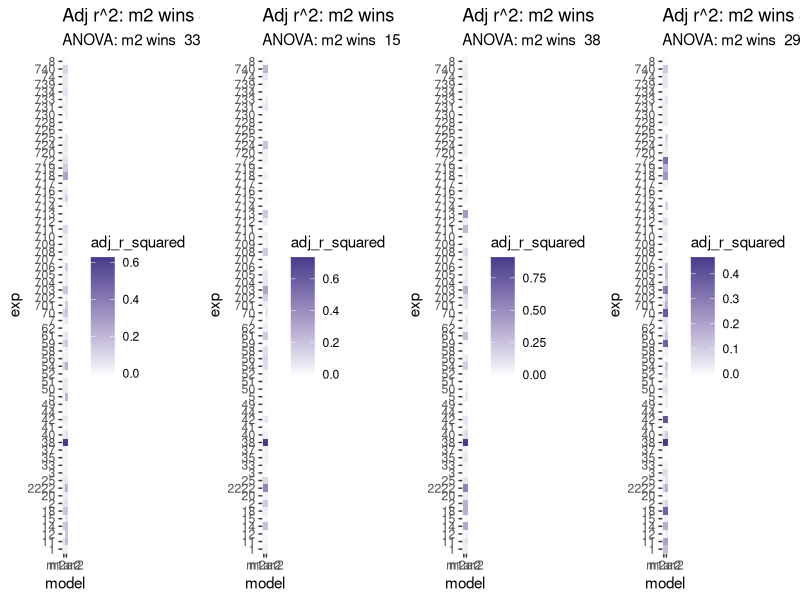
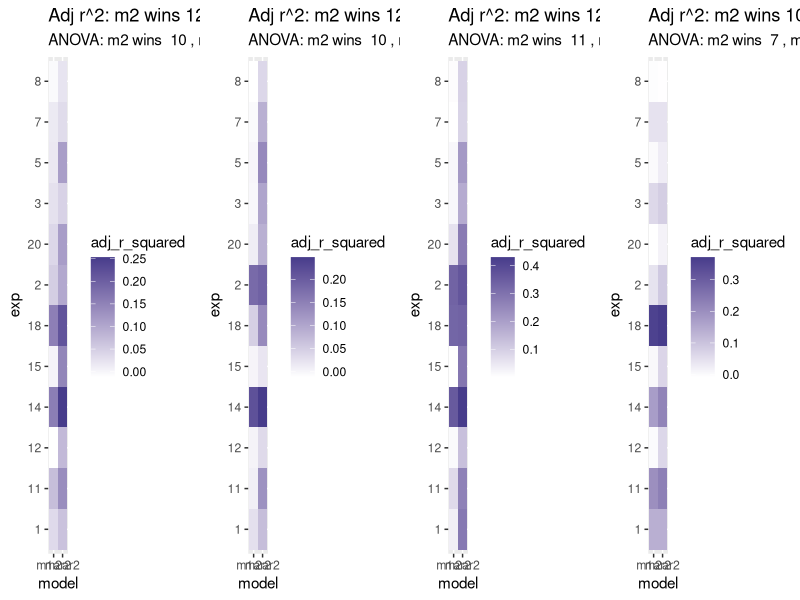
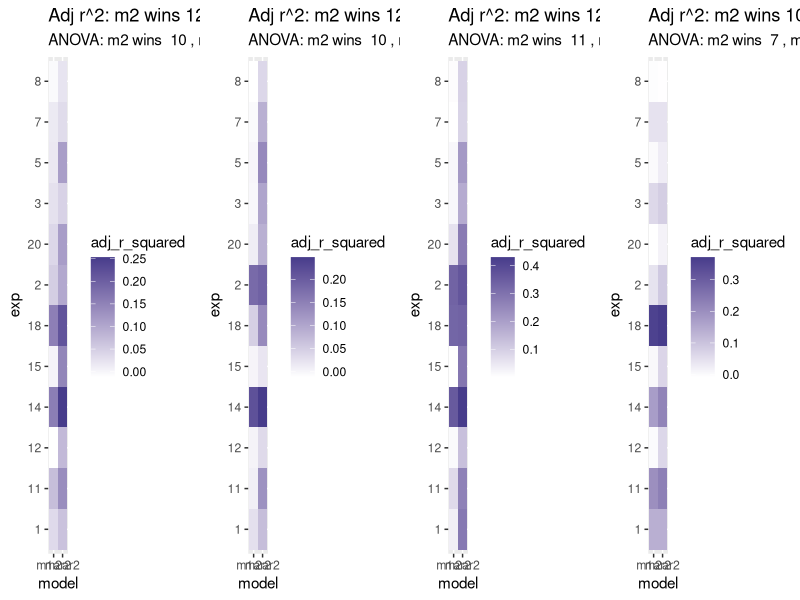
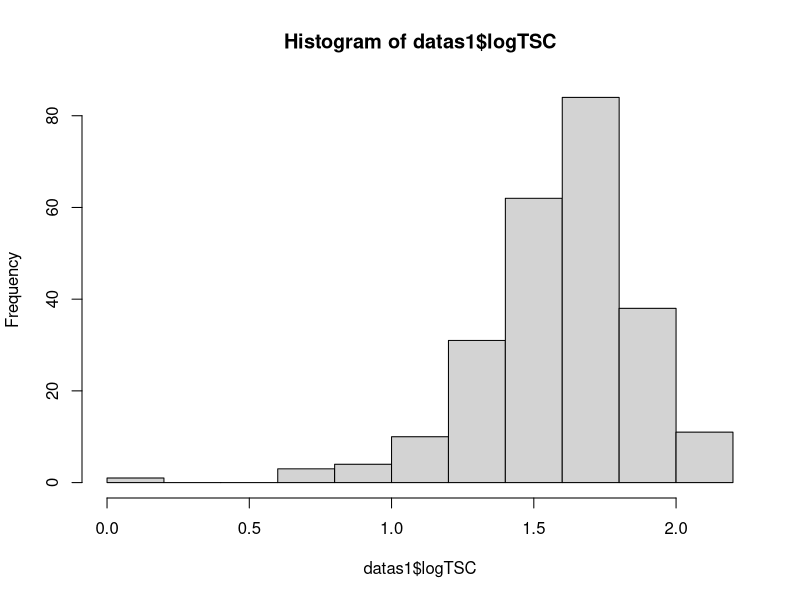
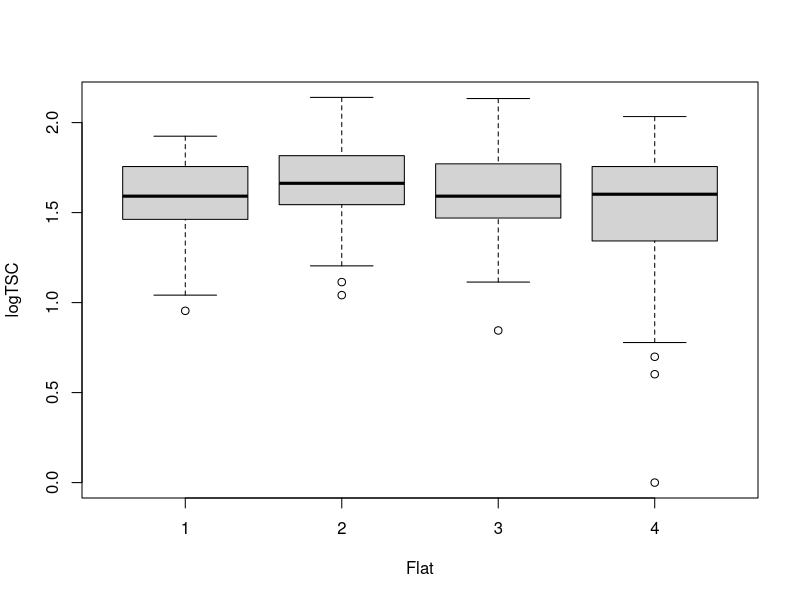
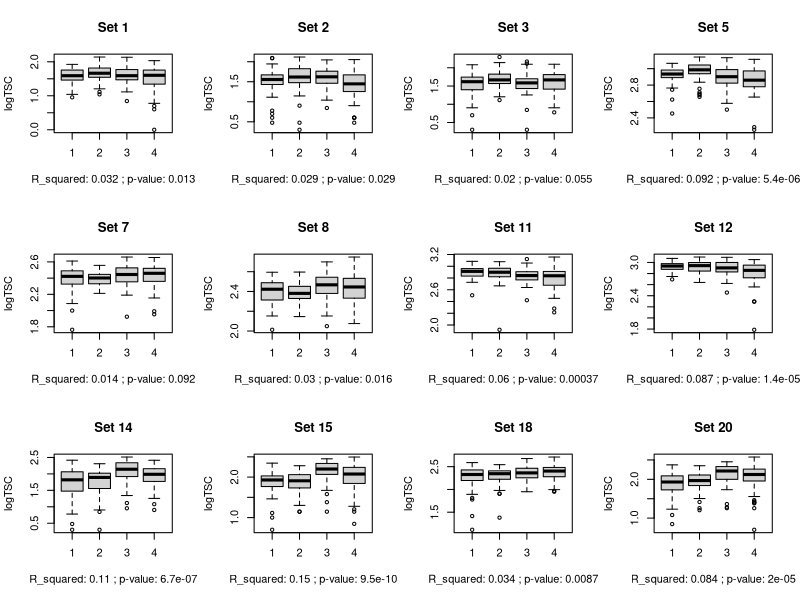
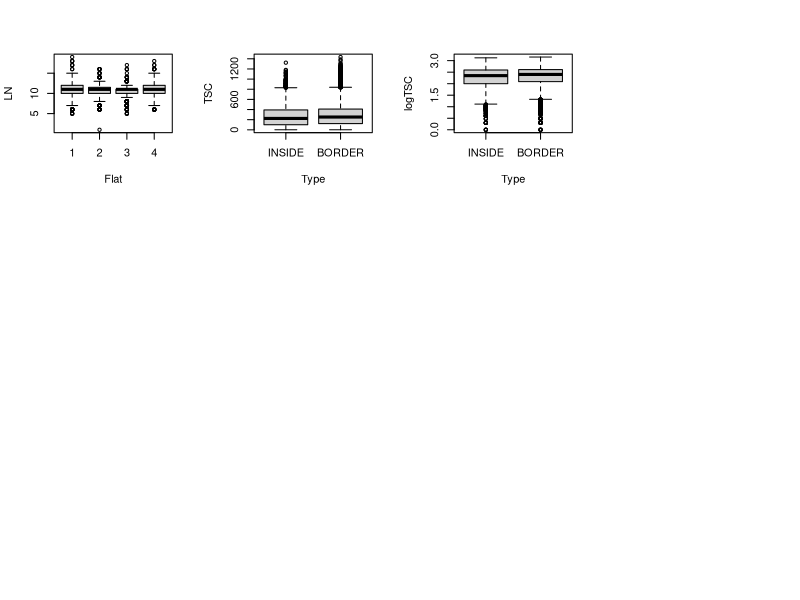
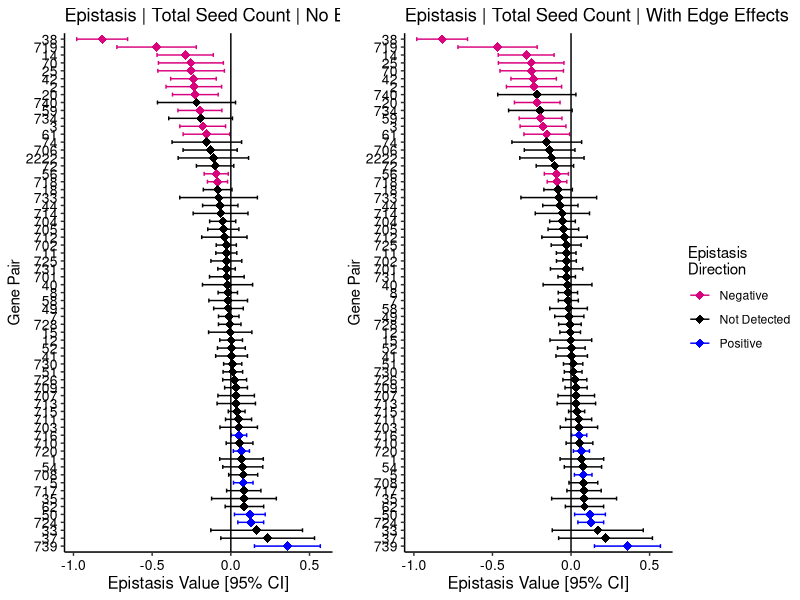

The R source for these figures, in order:
# Script to get epistasis results from Arabidopsis fitness data
# on duplicated homologous genes. 
# By E Siler

## Load libraries and data ----
library(lme4)
library(ggplot2)
library(dplyr)
library(ggpubr)
library(tidyr)
library(gridExtra)

data = read.delim("data/compiled_fitness_data_092922.txt", sep = "\t", header = T)

## Format data for analysis ----

numeric_cols <- c('LN', 'WO', "SPF", 'TSC', 'SH')
factor_cols <- c('Set', 'Flat', 'Row', 'Type', 'Genotype', 'MA', 'MB', 'Subline')

data <- data %>% mutate_at(numeric_cols, as.numeric)
data <- data %>% mutate_at(factor_cols, as.factor)

data$MA <- as.integer(data$MA == 'MUT')
data$MB <- as.integer(data$MB == 'MUT')
data$DM <- as.integer(data$Genotype == 'DM')

#I want INSIDE to be the default type (vs BORDER)
levels(data$Type) <- c('INSIDE', 'BORDER')

# create log total seed count 
data$logTSC <- log10(data$TSC)
data <- subset(data, is.finite(data$logTSC)) #remove nans

#In Sets, change 2r to 2222 (it is a repeat of exp 2)
levels(data$Set)[10] <- 2222

#the setlist is the list of plant sets I'm looking at. 
#Should review this -- supposedly some are duplicate genes. 
setlist <- as.character(sort(as.integer(levels(data$Set))))
sets_with_flats <- as.character(sort(as.integer(as.character(unique(data$Set[data$Flat == '2'])))))
sets_without_flats <- setlist[!(setlist %in% sets_with_flats)]

### Conjunction junction, what's your function?
# Define Functions ----

### Models and model comparison -----
# List of formulas/models
f.tsc <- formula(logTSC ~ MA + MB + DM )
f.tsc.e <- formula(logTSC ~ MA + MB + DM + Type)
f.tsc.f <- formula(logTSC ~ MA + MB + DM + Flat)
f.tsc.ef <- formula(logTSC ~ MA + MB + DM + Type + Flat)
tsc_formulas <- c(f.tsc, f.tsc.e, f.tsc.f, f.tsc.ef)

f.ln <- formula(log10(LN) ~ MA + MB + DM)
f.ln.e <- formula(log10(LN) ~ MA + MB + DM + Type)
f.ln.f <- formula(log10(LN) ~ MA + MB + DM + Flat)
f.ln.ef <- formula(log10(LN) ~ MA + MB + DM + Type + Flat)

f.dtb <- formula(log10(DTB) ~ MA + MB + DM)
f.dtb.e <- formula(log10(DTB) ~ MA + MB + DM + Type)
f.dtb.f <- formula(log10(DTB) ~ MA + MB + DM + Flat)
f.dtb.ef <- formula(log10(DTB) ~ MA + MB + DM + Type + Flat)

f.spf <- formula(log10(SPF) ~ MA + MB + DM)
f.spf.e <- formula(log10(SPF) ~ MA + MB + DM + Type)
f.spf.f <- formula(log10(SPF) ~ MA + MB + DM + Flat)
f.spf.ef <- formula(log10(SPF) ~ MA + MB + DM + Type + Flat)

## Model Comparison and Selection----

#takes experiment number, dataframe, and two fomulas
#returns model 1 adjusted r-squared,
#model 2 adjusted r-squared, and
#anova p-value
mod_comp_fit <- function(exp, df, f1, f2){
  dfsubset <- subset(df, Set == exp)
  m1 <- lm(f1, dfsubset) 
  m2 <- lm(f2, dfsubset)
  sm1 <- summary(m1)
  sm2 <- summary(m2)
  a <- anova(m1,m2)
  m1ar2 <- sm1$adj.r.squared
  m2ar2 <- sm2$adj.r.squared
  apval <- a$`Pr(>F)`[2]
  results <- data.frame(exp, m1ar2, m2ar2, apval)
  #print(results)
  return(results)
}

#mod_comp_fit(11, data, f.tsc, f.tsc.e) #test data

#Input data, list of experiments, and formulas
#Output a dataframe of model comp stats
mod_comp_fit_loop <- function(explist, df, f1, f2){
  dfr = NULL
  for(i in explist){
    r <- mod_comp_fit(i,df=df,f1=f1,f2=f2)
    dfr=rbind(dfr, r)
  }
  return(dfr)
}

#make model comparison heatmaps----
make_r2_heatmap <- function(df, main='Title'){
  #number with significant pvals from anova
  edge_exps <- df$exp[(df$apval < .05)]
  no_edge_exps <- df$exp[(df$apval >= .05)]
  nume <- length(edge_exps)
  numnoe <- length(no_edge_exps)
  #number where adj r2 is higher for edge model
  nume2 <- sum(df$m2ar2 > df$m1ar2)
  numnoe2 <- sum(df$m2ar2 <= df$m1ar2)
  #SUMMARY DATA
  r <- paste('ANOVA: m2 wins ', nume, 
             ', m1 wins ', numnoe)
  r2 <- paste('Adj r^2: m2 wins', nume2,
              ', m1 wins ', numnoe2)
  #convert to long for heatmap I guess
  df_m <- df %>% pivot_longer(cols= c('m1ar2', 'm2ar2'),
                              names_to='model',
                              values_to='adj_r_squared')
  #CREATE PLOT
  ggplot(df_m, aes(model, exp, fill=adj_r_squared)) +
    geom_tile() +
    scale_fill_gradient(low="white", high="slateblue4") +
    labs(title = r2, subtitle = r)
}

####Edge vs. no edge----
#make dfs for model comps
df_comp_tsc_edge <- mod_comp_fit_loop(setlist, data, f.tsc, f.tsc.e)
df_comp_ln_edge <- mod_comp_fit_loop(setlist, data, f.ln, f.ln.e)
df_comp_dtb_edge <- mod_comp_fit_loop(setlist, data, f.dtb, f.dtb.e)
df_comp_spf_edge <- mod_comp_fit_loop(setlist, data, f.spf, f.spf.e)

#Generates model comp heat maps and results
#for edge effects with different y variables
p9 <- make_r2_heatmap(df_comp_tsc_edge)
p10 <- make_r2_heatmap(df_comp_ln_edge)
p11 <- make_r2_heatmap(df_comp_dtb_edge)
p12 <- make_r2_heatmap(df_comp_spf_edge)

grid.arrange(p9, p10, p11, p12, nrow=1)
#conclusion: inconclusive

####Flat vs. No Flat ----
df_comp_tsc_flat <- mod_comp_fit_loop(sets_with_flats, data, f.tsc, f.tsc.f)
df_comp_ln_flat <- mod_comp_fit_loop(sets_with_flats, data, f.ln, f.ln.f)
df_comp_dtb_flat <- mod_comp_fit_loop(sets_with_flats, data, f.dtb, f.dtb.f)
df_comp_spf_flat <- mod_comp_fit_loop(sets_with_flats, data, f.spf, f.spf.f)

p1 <- make_r2_heatmap(df_comp_tsc_flat)
p2 <- make_r2_heatmap(df_comp_ln_flat)
p3 <- make_r2_heatmap(df_comp_dtb_flat)
p4 <- make_r2_heatmap(df_comp_spf_flat)

grid.arrange(p1,p2,p3,p4,nrow=1)
#Conclusion: include flat

####Flat with and without edge effects----
df_comp_tsc_flat_e <- mod_comp_fit_loop(sets_with_flats, data, f.tsc.f, f.tsc.ef)
df_comp_ln_flat_e <- mod_comp_fit_loop(sets_with_flats, data, f.ln.f, f.ln.ef)
df_comp_dtb_flat_e <- mod_comp_fit_loop(sets_with_flats, data, f.dtb.f, f.dtb.ef)
df_comp_spf_flat_e <- mod_comp_fit_loop(sets_with_flats, data, f.spf.f, f.spf.ef)

p5 <- make_r2_heatmap(df_comp_tsc_flat)
p6 <- make_r2_heatmap(df_comp_ln_flat)
p7 <- make_r2_heatmap(df_comp_dtb_flat)
p8 <- make_r2_heatmap(df_comp_spf_flat)

grid.arrange(p5,p6,p7,p8,nrow=1)
#Conclusion: Always separate out flat experiments and include flat. 


#Run analysis with and without edge effects. 
## EDA ----

#subset set 1
datas1 <- subset(data, data$Set == 1)

#PLot data -- flat doesn't look that important
hist(datas1$logTSC)
plot(logTSC ~ Flat, data = datas1)

#No significant difference caused by flat show in this model
mod1 <- lm(logTSC ~ Flat, data=datas1)
summary(mod1)

#Compare model w and w/out flat
mod2 <- lm(logTSC ~ MA + MB + DM + Flat, data=datas1, na.action = na.exclude)
mod3 <- lmer(logTSC ~ MA + MB + DM + (1|Flat), data=datas1, na.action = na.exclude)

summary(mod2)
summary(mod3)

anova(mod1, mod2)

##Function to plot effects of flat
setswflats <- c(1, 2, 3, 5, 7, 8, 11, 12, 14, 15, 18, 20)

flatfunclogTSC <- function(x) {
  datan <- subset(data, data$Set == x)
  modn <- lm(logTSC ~ Flat, data=datan)
  modn <- summary(modn)
  r_squared <- modn$adj.r.squared
  P_val <- pf(modn$fstatistic[1],              # Applying pf() function
     modn$fstatistic[2],
     modn$fstatistic[3],
     lower.tail = FALSE)
  stats <- paste("R_squared:", signif(r_squared, digits=2),";", "p-value:", signif(P_val,digits=2))
  plot(logTSC ~ Flat, data = datan, main = paste("Set",x), xlab=stats)
}

#flatfunclogTSC(20)


par(mfrow = c(3, 4))
for (i in setswflats) {
  flatfunclogTSC(i)
}

data_from_flats <- subset(data, data$Set %in% setswflats)

plot(LN ~ Flat, data = data_from_flats)
m_allflats <- lm(LN ~ Flat, data = data_from_flats)
summary(m_allflats)
#add gene names
#Change sig_score to something else

#do this analysis for the mapk data
#(and make cool heat map for same)

plot(TSC ~ Type, data=data)
plot(logTSC ~ Type, data=data)

m_edgemiddle <- lm(TSC ~ Type, data=data)
summ <- summary(m_edgemiddle)
summ$adj.r.squared
p <- pf(summ$fstatistic[1],              # Applying pf() function
   summ$fstatistic[2],
   summ$fstatistic[3],
   lower.tail = FALSE)

#~~~~~~~~~~~~~~~~~~~~~~~~~~~~~~~~~~~~~~~~~~~~~~~~~~~~~~~~~~~~~~~~~~~~~~~~~~~~~~~~~

### Get epistasis results and crank out graphs ----

# should be a total of 8 figs as currently requested
#tsc, ln, dtb, and spf with and without edge effects. 
#But exps with flat effect will need to be modeled separately 

## Functions for this section: ----
#1. Get_epi_stats. Gets epistasis values for plant set. 
# Returns a vector of relevant values
get_epi_stats <- function(plantset, formula, df){
  dfsubset <- subset(df, Set == plantset)
  model <- lm(formula, data=dfsubset, na.action = na.exclude)
  #Extract stats
  e_est <- as.numeric(coef(model)['DM'])
  lowerCI <- confint(model)[4,1]
  upperCI <- confint(model)[4,2]
  rsquared <- summary(model)$adj.r.squared
  pval_e <- as.numeric(summary(model)$coefficients[,4]['DM'])
  #Return stats
  result <- c(plantset, e_est, lowerCI, upperCI, rsquared, pval_e)
  return(result)
}
tmp <- get_epi_stats(2222, f.tsc.e, data) #Works :)

#2. Gets all epistasis values for trait. 
# Returns a dataframe w epistasis values that you can then plot with plot_epi_forest
get_epistasis_for_formula <- function(plantsets, formula, df=data) {
  
  resultlist <- list()
  
  for (i in plantsets){
    v <- get_epi_stats(i, formula=formula, df=df)
    resultlist[[i]] <- as.numeric(v)
  }
  df_result <- as.data.frame(t(as.data.frame(resultlist, 
                                             row.names = c('Set', 'e_est', 'lowerCI', 'upperCI', 'rsquared', 'pval_e'),
                                             byrow=FALSE)))
  df_results <- arrange(df_result, e_est)
  df_results$row <- c(1:1:dim(df_results)[1])
  
  df_results <- df_results %>% mutate(Epistasis_Direction = case_when(lowerCI < 0 & upperCI < 0  ~ 'Negative',
                                                                      lowerCI > 0 & upperCI > 0 ~ 'Positive',
                                                                      lowerCI <=  0 & upperCI >= 0 ~ 'Not Detected'))
}
#test
test_results <- get_epistasis_for_formula(as.character(sets_with_flats), f.dtb.f)

# plot_epi_forest: This function makes a rad epistasis forest plot for all the genes. Woohoo!
# Returns a ggplot plot
plot_epi_forest <- function(epi_data, main="Title") {
  plot <- ggplot(epi_data, aes(y = row, x = e_est, color=Epistasis_Direction, ymin=1, ymax=dim(epi_data)[1])) +
    geom_point(shape = 18, size = 3) +  
    geom_errorbarh(aes(xmin = lowerCI, xmax = upperCI), height = 0.5) +
    geom_vline(xintercept = 0, color = "black", cex = .5) +
    scale_y_continuous(name = "Gene Pair", breaks=1:dim(epi_data)[1], labels = epi_data$Set, trans = "reverse", expand = c(0,0.5)) +
    ggtitle(main) +
    xlab("Epistasis Value [95% CI]") +
    scale_color_manual('Epistasis\nDirection',values = c("#D9027D", 'black', 'blue')) +
    theme_bw() +
    theme(panel.border = element_blank(),
          panel.background = element_blank(),
          panel.grid.major = element_blank(), 
          panel.grid.minor = element_blank(), 
          axis.line = element_line(colour = "black"),
          axis.text.y.left = element_text(size = 10, colour = "black"),
          axis.text.y = element_text(size = 12, colour = "black"),
          axis.text.x.bottom = element_text(size = 10, colour = "black"),
          axis.title.x = element_text(size = 12, colour = "black"))
  plot
}




#### Results! ----

#Results Plotting Function DELUX EDITION!!!
forest_plot_delux <- function(f1_flats,f2_notflats, main="Title"){
  df_f <- get_epistasis_for_formula(sets_with_flats, f1_flats)
  df_wof <- get_epistasis_for_formula(sets_without_flats, f2_notflats)
  df2 <- rbind(df_f, df_wof)
  df2 <- arrange(df2, e_est)
  df2['row'] <- (1:(dim(df2)[1]))
  fplot <- plot_epi_forest(df2, main = main)           
  return(fplot)
}

#TSC results not edgy
efp_tsc <- forest_plot_delux(f.tsc.f, f.tsc, "Epistasis | Total Seed Count | No Edge Effects")

#TSC results edgy
efp_tsc_e <- forest_plot_delux(f.tsc.ef, f.tsc.e, "Epistasis | Total Seed Count | With Edge Effects")

#DTB results not edgy
efp_dtb <- forest_plot_delux(f.dtb.f, f.dtb, "Epistasis | Days To Bolt | No Edge Effects")

#DTB results edgy
efp_dtb_e <- forest_plot_delux(f.dtb.ef, f.dtb.e, "Epistasis | Days To Bolt | With Edge Effects")

#LN results not edgy
efp_ln <- forest_plot_delux(f.ln.f, f.ln, "Epistasis | Leaf Number | No Edge Effects")

#LN results edgy
efp_ln_e <- forest_plot_delux(f.ln.ef, f.ln.e, "Epistasis | Leaf Number | With Edge Effects")

#SPF results not edgy
efp_spf <- forest_plot_delux(f.spf.f, f.spf, "Epistasis | Seeds Per Fruit | No Edge Effects")

#SPF results edgy
efp_spf_e <- forest_plot_delux(f.spf.ef, f.spf.e, "Epistasis | Seeds Per Fruit | No Edge Effects")

## Multiplots THE BIG PIG!~~~~

ggarrange(efp_tsc, efp_tsc_e, nrow=1, legend='right',common.legend = TRUE)
ggarrange(efp_dtb, efp_dtb_e, nrow=1, legend='right',common.legend = TRUE)
ggarrange(efp_ln, efp_ln_e, nrow=1, legend='right',common.legend = TRUE)
ggarrange(efp_spf, efp_spf_e, nrow=1, legend='right',common.legend = TRUE)
